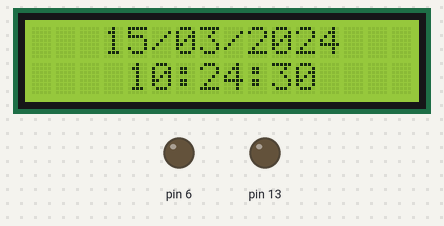
Simulated run of this sketch. Board: Arduino Uno, built with avr-gcc and run on an emulated ATmega328P. Parts: 16×2 character LCD, output pins drawn as LEDs (lit = HIGH). The local clock reads 2024-03-15 10:24:30 at power-on unless the sketch sets it; what the sketch prints to the serial monitor is not drawn.

Above: at 0.1 s.
At 4.1 s:
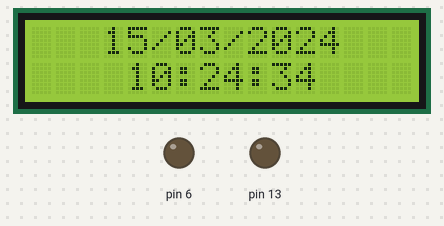
At 9.2 s:
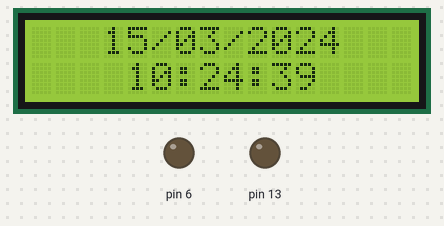
At 19.3 s:
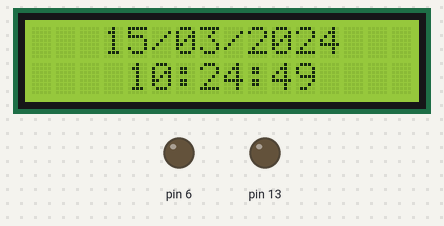
At 28.3 s:
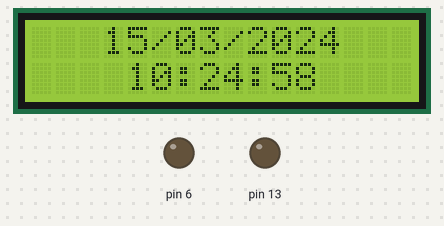
At 38.4 s:
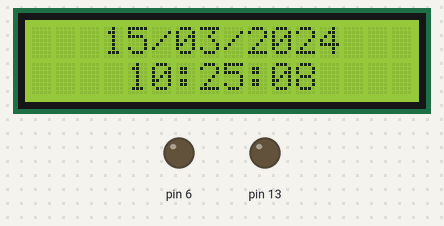

Measured:
- what the display in image 1 shows lasts 1.0 s, from 4.1 s to 5.1 s

The sketch:

alarme.ino
```cpp
#include <Wire.h>
#include "RTClib.h"
#include <LiquidCrystal.h>

// initialize the library with the numbers of the interface pins
LiquidCrystal lcd(12, 11, 5, 4, 3, 2);
RTC_DS1307 rtc;

int hora = 0;
int minuto = 0;
int segundo = 0;
void setup () {
Wire.begin();
rtc.begin();

// set up the LCD's number of columns and rows:
lcd.begin(16, 2);

Serial.begin(9600);
pinMode(13, OUTPUT);
digitalWrite(13, LOW);
pinMode(6, OUTPUT);
digitalWrite(6, LOW);
if (!rtc.isrunning()) {
lcd.print("RTC parado, vou ajustar com a hora da compilacao...");
rtc.adjust(DateTime(F(__DATE__), F(__TIME__)));
}
}

void printnn(int n) {
// imprime um numero com 2 digitos
// acrescenta zero `a esquerda se necessario
String digitos = String(n);
if (digitos.length() == 1) {
digitos = "0" + digitos;
}
lcd.print(digitos);
}

void loop () {
// Obtem a data e hora correntes e armazena em tstamp
DateTime tstamp = rtc.now();
hora = (tstamp.hour());
minuto = (tstamp.minute());
segundo = (tstamp.second());
// Mostra no monitor serial a data e hora correntes
lcd.setCursor(3, 0);
printnn(tstamp.day());
lcd.print('/');
printnn(tstamp.month());
lcd.print('/');
lcd.print(tstamp.year(), DEC);
lcd.setCursor(3, 1);
lcd.print (' ');
printnn(tstamp.hour());
lcd.print(':');
printnn(tstamp.minute());
lcd.print(':');
printnn(tstamp.second());
delay(1000);
lcd.clear();
//lcd.println();
Serial.print (hora);
Serial.print (":");
Serial.print (minuto);
Serial.print (":");
Serial.println (segundo);
// Periodo da manha
if (hora == 7 && minuto == 35 && segundo == 0) {
alarme();
}
if (hora == 9 && minuto == 35 && segundo == 0) {
alarme();
}
if (hora == 9 && minuto == 50 && segundo == 0) {
alarme();
}
if (hora == 11 && minuto == 35 && segundo == 0) {
alarme();
}
//periodo da tarde
if (hora == 13 && minuto == 20 && segundo == 0) {
alarme();
}
if (hora == 15 && minuto == 35 && segundo == 0) {
alarme();
}
if (hora == 15 && minuto == 50 && segundo == 0) {
alarme();
}
if (hora == 17 && minuto == 20 && segundo == 0) {
alarme();
}
}
void alarme() {
digitalWrite(13, HIGH);
digitalWrite(6, HIGH);
lcd.setCursor(6, 0);
lcd.print ("CURSO");
lcd.setCursor(3, 1);
lcd.print ("PROGRAMACAO");
delay(10000);
digitalWrite(13, LOW);
digitalWrite(6, LOW);
lcd.clear();
}
```
